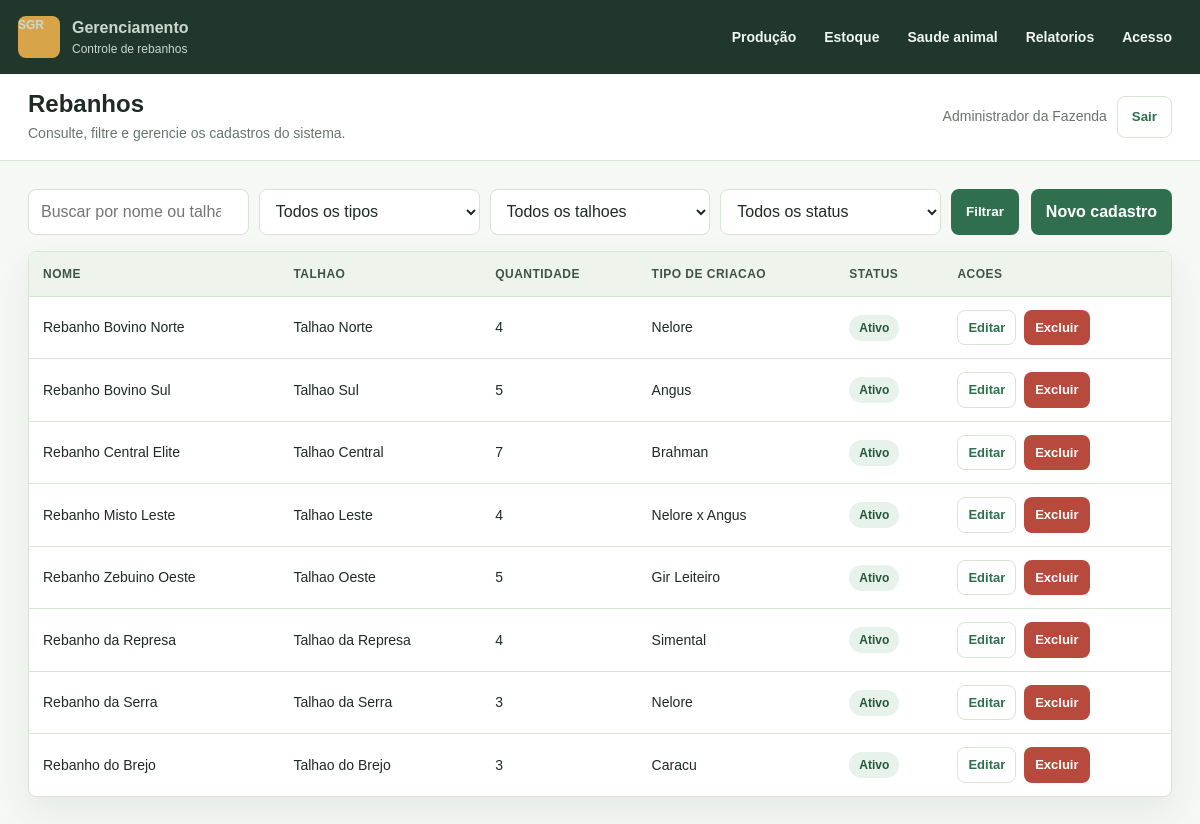
/rebanhos/ (signed in), run on the app's committed database.
### rebanho/models.py (models this page shows, shortened)
class Usuario(AbstractUser):
    class TipoUsuario(models.TextChoices):
        ADMIN = 'ADMIN', 'Admin'
        USUARIO = 'USUARIO', 'Usuario'
    id_usuario = models.BigAutoField(primary_key=True)
    nome = models.CharField(max_length=150)
    email = models.EmailField(unique=True)
    tipo_usuario = models.CharField(
        max_length=20,
        choices=TipoUsuario.choices,
        default=TipoUsuario.USUARIO,
    )
    permissao = models.TextField(blank=True)
    data_cadastro = models.DateTimeField(auto_now_add=True)
    REQUIRED_FIELDS = ['nome', 'email']
    class Meta:
        verbose_name = 'Usuario'
        verbose_name_plural = 'Usuarios'
        ordering = ['nome']

class RegistroBase(models.Model):
    data_cadastro = models.DateTimeField(auto_now_add=True)
    ativo = models.BooleanField(default=True)
    class Meta:
        abstract = True

class Rebanho(RegistroBase):
    id_rebanho = models.BigAutoField(primary_key=True)
    talhao = models.OneToOneField(
        Talhao,
        on_delete=models.PROTECT,
        related_name='rebanho',
    )
    nome = models.CharField(max_length=120)
    tipo_criacao = models.CharField(max_length=80)
    observacoes = models.TextField(blank=True)
    @property
    def quantidade_animais(self):
        return self.animais.count()
    class Meta:
        verbose_name = 'Rebanho'
        verbose_name_plural = 'Rebanhos'
        ordering = ['nome']

class Talhao(RegistroBase):
    id_talhao = models.BigAutoField(primary_key=True)
    nome = models.CharField(max_length=120)
    localizacao = models.CharField(max_length=180)
    capacidade = models.PositiveIntegerField(default=0)
    area_total = models.DecimalField(max_digits=10, decimal_places=2, default=0)
    observacoes = models.TextField(blank=True)
    class Meta:
        verbose_name = 'Talhao'
        verbose_name_plural = 'Talhoes'
        ordering = ['nome']
    def __str__(self):
        return self.nome

### rebanho/views.py (the view)
# urls.py: path('rebanhos/', views.RebanhoListView.as_view(), name='rebanho_lista'),
class RebanhoListView(TabelaListView):
    model = Rebanho
    template_name = 'rebanho/rebanho_lista.html'
    titulo = 'Rebanhos'
    criar_url_name = 'rebanho_criar'
    editar_url_name = 'rebanho_editar'
    detalhe_url_name = 'rebanho_editar'
    excluir_url_name = 'rebanho_excluir'
    colunas = ['Nome', 'Talhao', 'Quantidade', 'Tipo de criacao']
    campos_busca = ['nome', 'tipo_criacao', 'talhao__nome']
    campos_valores = ['nome', 'talhao', 'quantidade_animais', 'tipo_criacao']
    def get_queryset(self):
        qs = super().get_queryset().select_related('talhao')
        tipo = self.request.GET.get('tipo_criacao')
        talhao = self.request.GET.get('talhao')
        if tipo:
            qs = qs.filter(tipo_criacao__icontains=tipo)
        if talhao:
            qs = qs.filter(talhao__id_talhao=talhao)
        return qs
    def get_context_data(self, **kwargs):
        context = super().get_context_data(**kwargs)
        context['tipos_criacao'] = (
            Rebanho.objects.filter(ativo=True)
            .values_list('tipo_criacao', flat=True)
            .distinct()
            .order_by('tipo_criacao')
        )
        context['talhoes_disponiveis'] = Talhao.objects.filter(ativo=True).order_by('nome')
        return context

### rebanho/views.py (called while the page is built)
    def get_queryset(self):
        queryset = super().get_queryset()
        ativo = self.request.GET.get('ativo')
        busca = self.request.GET.get('q')
        if ativo in ['0', '1'] and hasattr(self.model, 'ativo'):
            queryset = queryset.filter(ativo=ativo == '1')
        if busca and self.campos_busca:
            filtro = Q()
            for campo in self.campos_busca:
                filtro |= Q(**{f'{campo}__icontains': busca})
            queryset = queryset.filter(filtro)
        return queryset

    def valor_objeto(self, obj, campo):
        valor = obj
        for parte in campo.split('__'):
            valor = getattr(valor, parte, '')
            if valor is None:
                return ''
        return valor

### templates/rebanho/rebanho_lista.html (shortened to what this page needs)
{% extends "base.html" %}
{% block page_title %}{{ titulo|default:"Registros" }}{% endblock %}
{% block page_subtitle %}Consulte, filtre e gerencie os cadastros do sistema.{% endblock %}
{% block content %}
  <section class="section">
    <form class="toolbar" method="get">
      <div class="search-form">
        <input class="input" type="search" name="q" value="{{ request.GET.q }}" placeholder="Buscar por nome ou talhao">
        <select class="select" name="tipo_criacao">
          <option value="">Todos os tipos</option>
        </select>
        <select class="select" name="talhao">
          <option value="">Todos os talhoes</option>
        </select>
        <select class="select" name="ativo">
          <option value="">Todos os status</option>
        </select>
        <button class="button" type="submit">Filtrar</button>
      </div>
      <a class="button" href="{{ criar_url }}">Novo cadastro</a>
    </form>
    <div class="table-wrap">
      <table>
        <thead>
          <tr>
            {% for coluna in colunas %}
              <th>{{ coluna }}</th>
            {% endfor %}
            <th>Status</th>
            <th>Acoes</th>
          </tr>
        </thead>
        <tbody>
          {% for item in itens %}
            <tr>
              {% for valor in item.valores %}
                <td>{{ valor }}</td>
              {% endfor %}
              <td>
                {% if item.ativo %}
                  <span class="badge">Ativo</span>
                {% else %}
                  <span class="badge danger">Inativo</span>
                {% endif %}
              </td>
              <td class="acoes-col">
                <a class="button secondary" href="{{ item.editar_url }}">Editar</a>
                <a class="button danger" href="{{ item.excluir_url }}">Excluir</a>
              </td>
            </tr>
          {% empty %}
            <tr>
              <td colspan="{{ colunas|length|add:'2' }}">
                <div class="empty-state">Nenhum registro encontrado.</div>
              </td>
            </tr>
          {% endfor %}
        </tbody>
      </table>
    </div>
  </section>
{% endblock %}

### templates/base.html (shortened to what this page needs)
<!DOCTYPE html>
<html lang="pt-br">
<head>
</head>
<body>
  <div class="app-shell">
    <aside class="sidebar">
      <a class="brand" href="{% url 'dashboard' %}">
        <span class="brand-mark">SGR</span>
        <span>
          <strong>Gerenciamento</strong>
          <span>Controle de rebanhos</span>
        </span>
      </a>
      <nav aria-label="Menu principal">
        <div class="menu-group">
          <button class="menu-group-trigger" type="button">Produção</button>
        </div>
        <div class="menu-group">
          <button class="menu-group-trigger" type="button">Estoque</button>
        </div>
        <div class="menu-group">
          <button class="menu-group-trigger" type="button">Saude animal</button>
        </div>
        <div class="menu-group">
          <button class="menu-group-trigger" type="button">Relatorios</button>
        </div>
        <div class="menu-group">
          <button class="menu-group-trigger" type="button">Acesso</button>
        </div>
      </nav>
    </aside>
    <main class="main">
      <header class="topbar">
        <div class="page-title">
          <h1>{% block page_title %}Painel{% endblock %}</h1>
          <p>{% block page_subtitle %}Acompanhe animais, estoque, alimentacao e sanidade.{% endblock %}</p>
        </div>
        <div class="user-menu">
          <span>{{ request.user.nome|default:request.user.username }}</span>
          <form method="post" action="{% url 'logout' %}">
            <button class="button secondary" type="submit">Sair</button>
          </form>
        </div>
      </header>
      <section class="content">
        {% block content %}{% endblock %}
      </section>
    </main>
  </div>
</body>
</html>

### templates/base.html (style rules this page uses)
:root { --bg: #f6f8f5; --surface: #ffffff; --surface-muted: #eef4ec; --text: #1f2a24; --muted: #68756d; --line: #d9e3d7; --primary: #2f6f4e; --primary-dark: #24573d; --accent: #b8792d; --danger: #b84a3d; --radius: 8px; --shadow: 0 16px 36px rgba(42, 61, 48, 0.08); }
* { box-sizing: border-box; }
body { margin: 0; background: var(--bg); color: var(--text); font-family: Arial, Helvetica, sans-serif; line-height: 1.5; }
a { color: inherit; text-decoration: none; }
.app-shell { min-height: 100vh; display: flex; flex-direction: column; }
.sidebar { background: #21372b; color: #f7fbf7; padding: 16px 18px; position: sticky; top: 0; z-index: 10; display: flex; align-items: center; justify-content: space-between; gap: 16px; flex-wrap: wrap; }
.brand { display: flex; align-items: center; gap: 12px; padding: 0; border-bottom: 0; margin: 0; }
.brand-mark { width: 42px; height: 42px; border-radius: var(--radius); background: #d7a44a; display: grid; place-items: center; color: #21372b; font-weight: 700; }
.brand strong { display: block; font-size: 16px; }
.brand span { display: block; color: #c9d8ce; font-size: 12px; }
nav[aria-label="Menu principal"] { display: flex; align-items: center; flex-wrap: wrap; gap: 8px; margin-left: auto; }
.menu-group { position: relative; }
.menu-group-trigger { border: 0; background: transparent; color: #eef6f0; display: inline-flex; align-items: center; gap: 8px; min-height: 36px; padding: 8px 10px; border-radius: var(--radius); cursor: pointer; font: inherit; font-size: 14px; font-weight: 700; }
.main { min-width: 0; }
.topbar { min-height: 72px; display: flex; align-items: center; justify-content: space-between; gap: 16px; padding: 16px 28px; background: var(--surface); border-bottom: 1px solid var(--line); }
.page-title h1 { margin: 0; font-size: 24px; line-height: 1.2; }
.page-title p { margin: 4px 0 0; color: var(--muted); font-size: 14px; }
.user-menu { display: flex; align-items: center; gap: 10px; white-space: nowrap; color: var(--muted); font-size: 14px; }
.content { padding: 28px; }
.section { margin-bottom: 28px; }
.toolbar { display: flex; align-items: center; justify-content: space-between; gap: 12px; flex-wrap: wrap; margin-bottom: 16px; }
.search-form { display: flex; gap: 10px; flex: 1 1 360px; }
.input, .select, .textarea { width: 100%; min-height: 42px; border: 1px solid var(--line); border-radius: var(--radius); background: #fff; color: var(--text); padding: 10px 12px; font: inherit; }
.button { display: inline-flex; align-items: center; justify-content: center; gap: 8px; min-height: 42px; border: 1px solid transparent; border-radius: var(--radius); padding: 10px 14px; background: var(--primary); color: #fff; font-weight: 700; cursor: pointer; }
.button.secondary { background: #fff; color: var(--primary); border-color: var(--line); }
.button.danger { background: var(--danger); }
.table-wrap { overflow-x: auto; background: var(--surface); border: 1px solid var(--line); border-radius: var(--radius); box-shadow: var(--shadow); }
table { width: 100%; border-collapse: collapse; min-width: 760px; }
th, td { padding: 13px 14px; border-bottom: 1px solid var(--line); text-align: left; vertical-align: middle; font-size: 14px; }
th { background: var(--surface-muted); color: #405349; font-size: 12px; text-transform: uppercase; letter-spacing: 0.04em; }
tr:last-child td { border-bottom: 0; }
.badge { display: inline-flex; align-items: center; min-height: 26px; border-radius: 999px; padding: 4px 10px; background: #e6f2ea; color: var(--primary-dark); font-size: 12px; font-weight: 700; }
.acoes-col { white-space: nowrap; }
.acoes-col .button { margin-right: 4px; font-size: 13px; min-height: 34px; padding: 7px 10px; }

### data on the page
Usuario: user.nome "Administrador da Fazenda"
Rebanho: valores "Rebanho Bovino Norte" "Nelore"
Talhao: nome "Talhao Norte"
Rebanho: valores "Rebanho Bovino Sul" "Angus"
Talhao: nome "Talhao Sul"
Rebanho: valores "Rebanho Central Elite" "Brahman"
Talhao: nome "Talhao Central"
Rebanho: valores "Rebanho Misto Leste" "Nelore x Angus"
Talhao: nome "Talhao Leste"
Rebanho: valores "Rebanho Zebuino Oeste" "Gir Leiteiro"
Talhao: nome "Talhao Oeste"
Rebanho: valores "Rebanho da Represa" "Simental"
Talhao: nome "Talhao da Represa"
Rebanho: valores "Rebanho da Serra" "Nelore"
Talhao: nome "Talhao da Serra"
Rebanho: valores "Rebanho do Brejo" "Caracu"
Talhao: nome "Talhao do Brejo"

### other printed values
{{ titulo|default:"Registros" }} "Rebanhos"
{{ coluna }} "NOME" "TALHAO" "QUANTIDADE" "TIPO DE CRIACAO"
{{ valor }} "4" "5" "7" "4" "5" "4" "3" "3"
